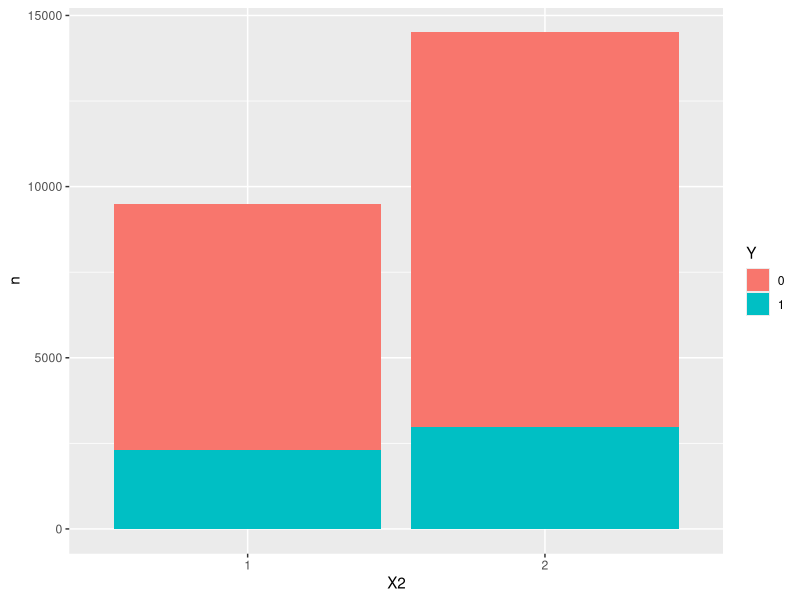
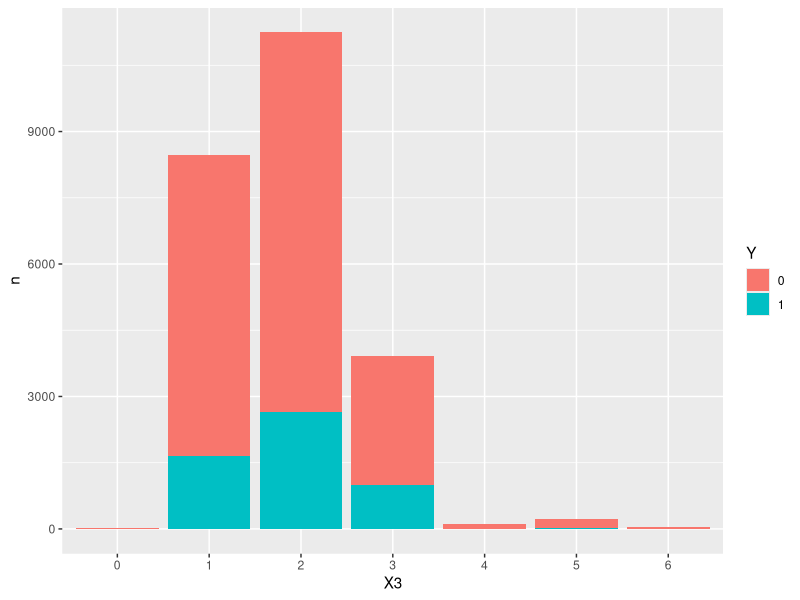
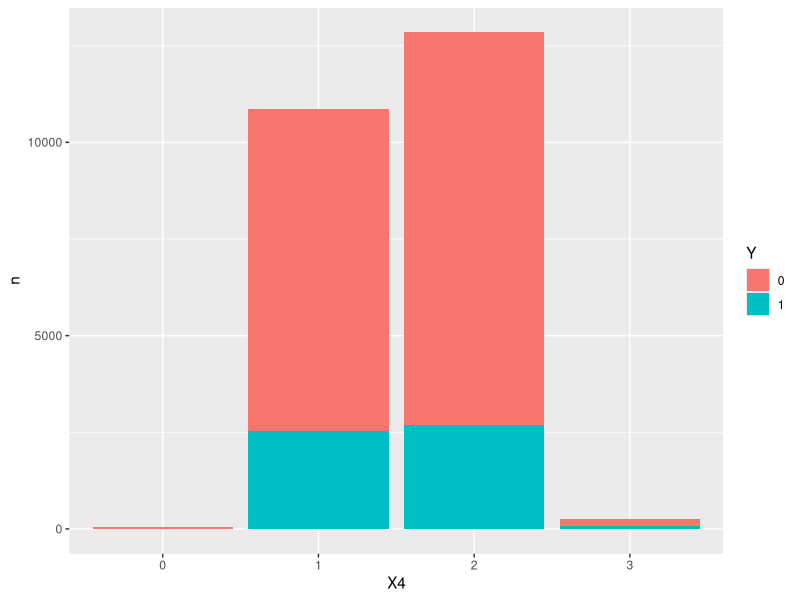
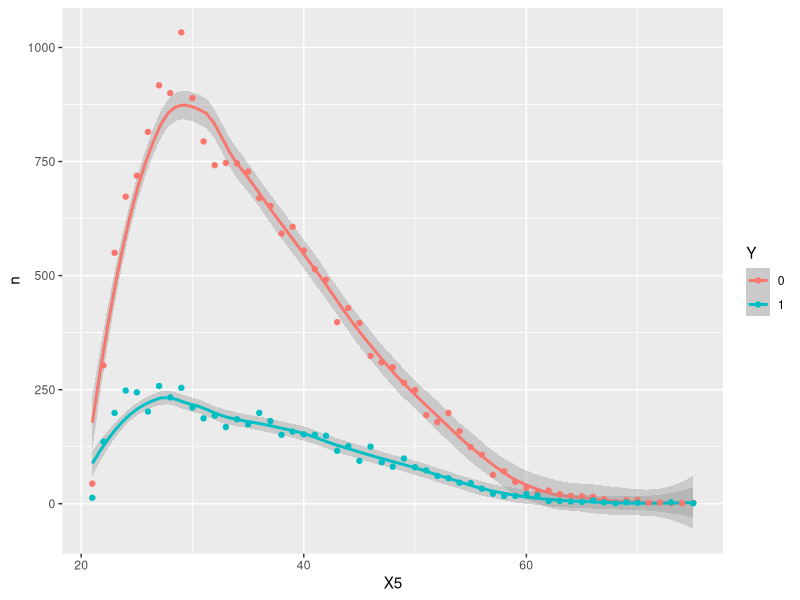
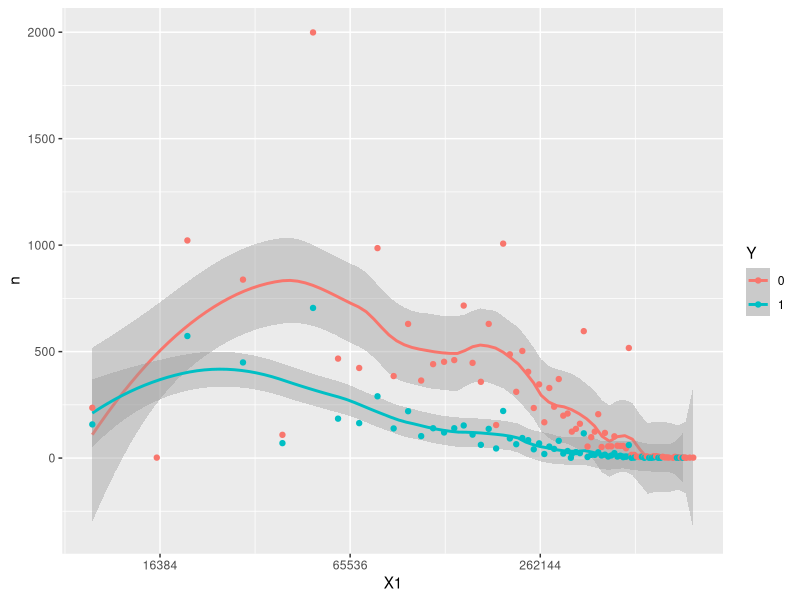

Source code (R) for these figures, in order:
## ---- chunk 1
knitr::opts_chunk$set(echo = TRUE)
## ---- chunk 2
if (!require(tidyverse)) install.packages('tidyverse')
if (!require(lattice)) install.packages('lattice')
if (!require(caret)) install.packages('caret')
if (!require(readxl)) install.packages('readxl')
library(tidyverse)
library(lattice)
library(caret)
library(readxl)
## ---- chunk 3
credit_card <- read_xlsx("data/default of credit card clients.xlsx")
## ---- chunk 4
head(credit_card)
## ---- chunk 5
nrow(credit_card)
n_distinct(credit_card$...1)
## ---- chunk 6
credit_card <- credit_card[,-1]
col_description <- credit_card[1,]
credit_card <- credit_card[-1,]
## ---- chunk 7
class(col_description)
t(col_description)
## ---- chunk 8
credit_card[,-c(2,3,4,24)] <- as_tibble(sapply(credit_card[,-c(2,3,4,24)], as.numeric))
credit_card$X2 <- as.factor(credit_card$X2)
credit_card$X3 <- as.factor(credit_card$X3)
credit_card$X4 <- as.factor(credit_card$X4)
credit_card$Y <- as.factor(credit_card$Y)
## ---- chunk 9
set.seed(1, sample.kind = "Rounding")
test_index <- createDataPartition(y = credit_card$Y, times = 1,p = 0.2, list = FALSE)
historic <- credit_card[-test_index,]
validation <- credit_card[test_index,]
## ---- chunk 10
summary(historic)
## ---- chunk 11
mean(historic$Y == "1")
mean(historic$X2 == "1")
mean(historic$X4 == "1")
## ---- chunk 12
historic %>% group_by(X2,Y) %>% summarize(n = n()) %>% ggplot() + geom_col(aes(X2,n, fill = Y))
## ---- chunk 13
historic %>% group_by(X2) %>% summarize(rate = mean(Y == "1"), n = n())
## ---- chunk 14
historic %>% group_by(X3,Y) %>% summarize(n = n()) %>% ggplot() + geom_col(aes(X3,n, fill = Y))
## ---- chunk 15
historic %>% group_by(X3) %>% summarize(rate = mean(Y == "1"), n = n())
## ---- chunk 16
historic %>% group_by(X4,Y) %>% summarize(n = n()) %>% ggplot() + geom_col(aes(X4,n, fill = Y))
## ---- chunk 17
historic %>% group_by(X4) %>% summarize(rate = mean(Y == "1"), n = n())
## ---- chunk 18
historic %>% group_by(X5,Y) %>% summarize(n = n()) %>% ggplot(aes(X5, n, color = Y)) + geom_smooth(span = 0.4) + geom_point()
## ---- chunk 19
historic %>% group_by(Y) %>% summarize(rate = mean(X5), n = n())
## ---- chunk 20
historic %>% group_by(X1,Y) %>% summarize(n = n()) %>% ggplot(aes(X1, n, color = Y)) + geom_smooth(span = 0.3) + geom_point() + scale_x_continuous(trans='log2')
## ---- chunk 21
historic %>% group_by(Y) %>% summarize(rate = mean(X1), n = n())
